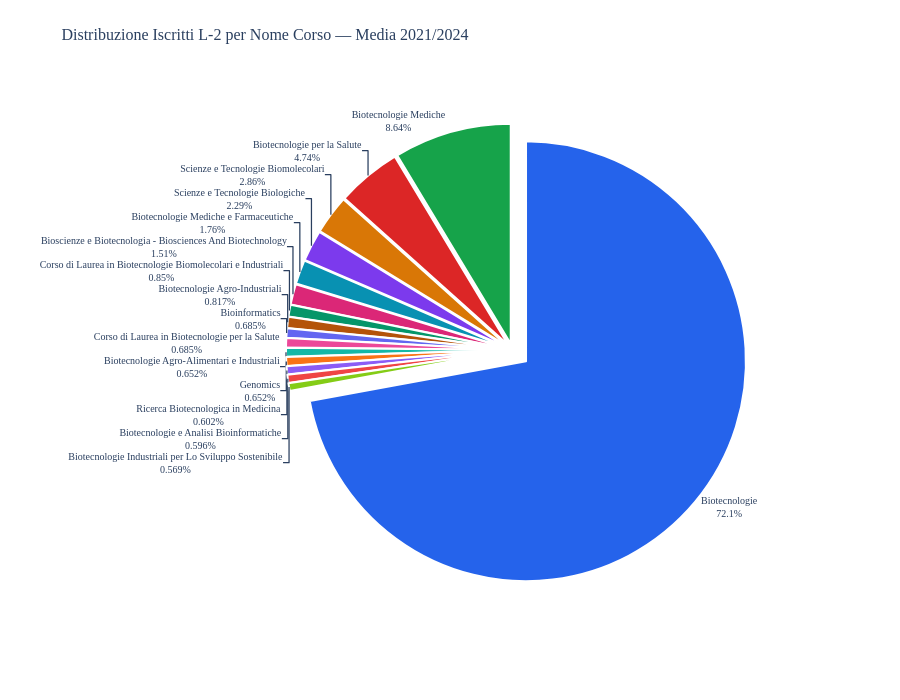

The cell this chart's notebook holds for it:
### Code cell
df_torta_agg = (
    df_nomi_media.groupby("CorsoNOME")["media_iscritti"]
    .sum()
    .reset_index()
    .sort_values("media_iscritti", ascending=False)
    .rename(columns={"CorsoNOME": "nome_plot"})
)

COLORI_TORTA = [
    "#2563EB", "#16A34A", "#DC2626", "#D97706",
    "#7C3AED", "#0891B2", "#DB2777", "#059669",
    "#B45309", "#6366F1", "#EC4899", "#14B8A6",
    "#F97316", "#8B5CF6", "#EF4444", "#84CC16",
]

pull_values = [0.08] + [0.03] * (len(df_torta_agg) - 1)

fig = go.Figure(go.Pie(
    labels=df_torta_agg["nome_plot"],
    values=df_torta_agg["media_iscritti"],
    hole=0.0,
    pull=pull_values,
    marker=dict(
        colors=COLORI_TORTA[:len(df_torta_agg)],
        line=dict(color="white", width=2),
    ),
    textinfo="label+percent",
    textposition="outside",
    textfont=dict(size=10, family="Georgia"),
    outsidetextfont=dict(size=10, family="Georgia"),
    hovertemplate=(
        "<b>%{label}</b><br>"
        "Media iscritti: %{value:.0f}<br>"
        "Quota: %{percent}<br>"
        "<extra></extra>"
    ),
))

fig.update_layout(
    title="🥧 Distribuzione Iscritti L-2 per Nome Corso — Media 2021/2024",
    height=700,
    font_family="Georgia",
    title_font_size=16,
    showlegend=False,
    margin=dict(l=150, r=150, t=80, b=80),
)

fig.show()

### Figure 1 — Plotly figure (JSON) as saved in the notebook; plotly's stock layout.template omitted (floating-point values rounded to 4 significant figures)
{"data": [{"hole": 0, "hovertemplate": "<b>%{label}</b><br>Media iscritti: %{value:.0f}<br>Quota: %{percent}<br><extra></extra>", "labels": ["Biotecnologie", "Biotecnologie Mediche", "Biotecnologie per la Salute", "Scienze e Tecnologie Biomolecolari", "Scienze e Tecnologie Biologiche", "Biotecnologie Mediche e Farmaceutiche", "Bioscienze e Biotecnologia - Biosciences And Biotechnology", "Corso di Laurea in Biotecnologie Biomolecolari e Industriali", "Biotecnologie Agro-Industriali", "Bioinformatics", "Corso di Laurea in Biotecnologie per la Salute", "Biotecnologie Agro-Alimentari e Industriali", "Genomics", "Ricerca Biotecnologica in Medicina", "Biotecnologie e Analisi Bioinformatiche", "Biotecnologie Industriali per Lo Sviluppo Sostenibile"], "marker": {"colors": ["#2563EB", "#16A34A", "#DC2626", "#D97706", "#7C3AED", "#0891B2", "#DB2777", "#059669", "#B45309", "#6366F1", "#EC4899", "#14B8A6", "#F97316", "#8B5CF6", "#EF4444", "#84CC16"], "line": {"color": "white", "width": 2}}, "outsidetextfont": {"family": "Georgia", "size": 10}, "pull": [0.08, 0.03, 0.03, 0.03, 0.03, 0.03, 0.03, 0.03, 0.03, 0.03, 0.03, 0.03, 0.03, 0.03, 0.03, 0.03], "textfont": {"family": "Georgia", "size": 10}, "textinfo": "label+percent", "textposition": "outside", "type": "pie", "values": [13060.0, 1564.0, 859.0, 518.0, 414.0, 319.0, 273.0, 154.0, 148.0, 124.0, 124.0, 118.0, 118.0, 109.0, 108.0, 103.0]}], "layout": {"font": {"family": "Georgia"}, "height": 700, "margin": {"b": 80, "l": 150, "r": 150, "t": 80}, "showlegend": false, "title": {"font": {"size": 16}, "text": "🥧 Distribuzione Iscritti L-2 per Nome Corso — Media 2021/2024"}}}
